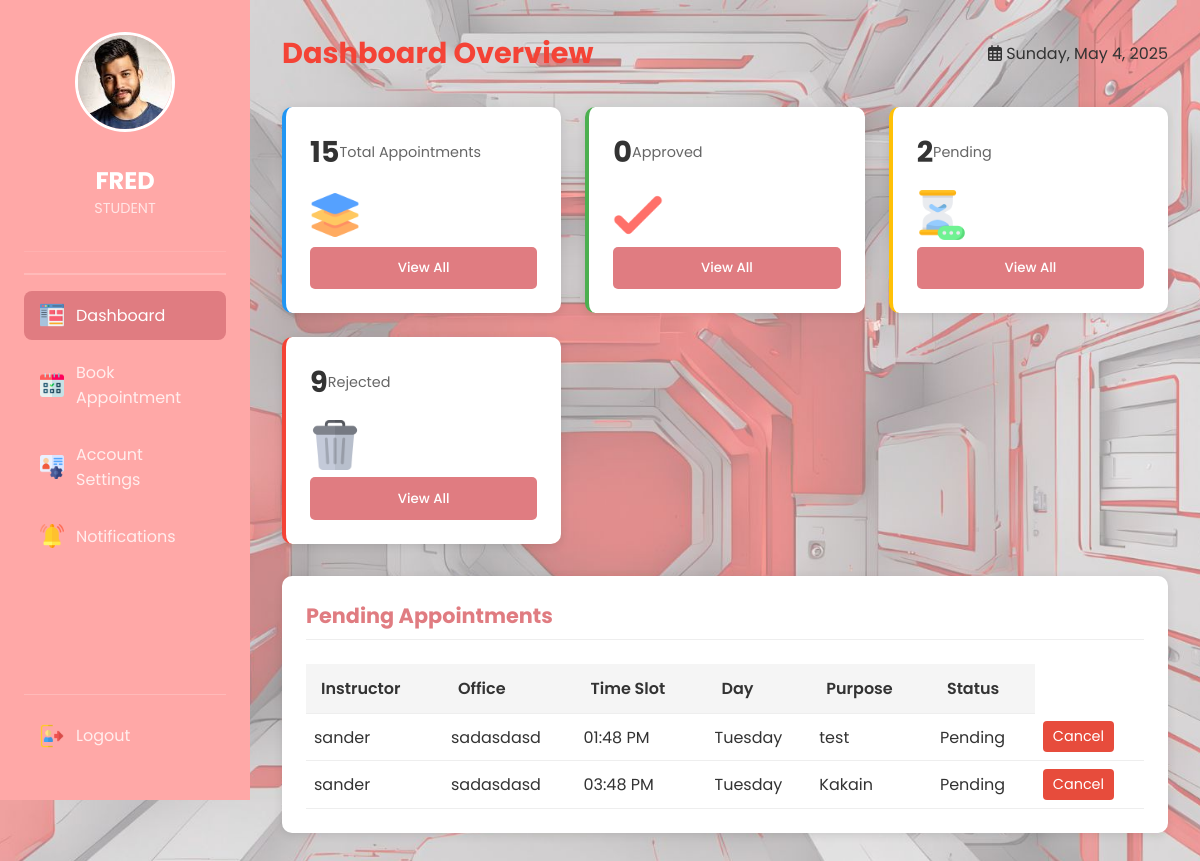
Page /student_dashboard (signed in) on the committed database.
### tables this page shows
CREATE TABLE "users" (
                id INTEGER PRIMARY KEY AUTOINCREMENT,
                name TEXT NOT NULL,
                email TEXT NOT NULL UNIQUE,
                password TEXT NOT NULL,
                role TEXT NOT NULL,
                profile_picture TEXT
            );

CREATE TABLE "appointments" (
                id INTEGER PRIMARY KEY AUTOINCREMENT,
                user_id INTEGER,
                professor_id INTEGER,
                appointment_date TEXT NOT NULL,
                appointment_time TIME NOT NULL,
                purpose TEXT NOT NULL,
                status TEXT DEFAULT 'Pending',
                office TEXT, 
                reason TEXT,
                FOREIGN KEY (user_id) REFERENCES users(id),
                FOREIGN KEY (professor_id) REFERENCES users(id)
            );

### app.py (the view)
@app.route('/student_dashboard')
def student_dashboard():
    if 'user_id' not in session:
        flash('Please log in first.', 'error')
        return redirect(url_for('login'))
    user = get_user_by_id(session['user_id'])
    student_id = session['user_id']
    appointments = get_appointments_for_student(student_id)
    appointments = [dict(row) for row in appointments]
    print("Appointments:", appointments)
    for appointment in appointments:
        appointment_time_24 = appointment['appointment_time']
        try:
            time_obj = datetime.strptime(appointment_time_24, '%H:%M')
            appointment['formatted_time'] = time_obj.strftime('%I:%M %p')
        except ValueError:
            appointment['formatted_time'] = appointment_time_24
    total_count = len(appointments)
    pending_count = len([a for a in appointments if a['status'] == 'Pending'])
    approved_count = len([a for a in appointments if a['status'] == 'Approved'])
    rejected_count = len([a for a in appointments if a['status'] == 'Rejected'])
    return render_template('student_dashboard.html', user=user,
                         appointments=appointments,
                         total_count=total_count,
                         pending_count=pending_count,
                         approved_count=approved_count,
                         rejected_count=rejected_count) if user else redirect(url_for('login'))

### database.py (called while the page is built)
def get_db():
    conn = sqlite3.connect(DATABASE)
    conn.row_factory = sqlite3.Row  # Allows column access by name
    return conn

def get_user_by_id(user_id):
    try:
        conn = get_db()
        cursor = conn.cursor()
        cursor.execute('SELECT id, name, role, email, profile_picture FROM users WHERE id = ?', (user_id,))
        user = cursor.fetchone()
        return dict(user) if user else None
    except Exception as e:
        print("Database Fetch Error:", str(e))
        return None
    finally:
        conn.close()

def get_appointments_for_student(student_id):
    try:
        conn = get_db()
        cursor = conn.cursor()
        query = """
        SELECT a.id, p.name, a.office, a.appointment_date, a.appointment_time, a.purpose, a.status, a.reason -- <--- ADDED a.reason
        FROM appointments a
        JOIN users p ON a.professor_id = p.id
        WHERE a.user_id = ?
        ORDER BY a.appointment_date DESC, a.appointment_time ASC
        """
        cursor.execute(query, (student_id,))
        appointments = cursor.fetchall()
        print(appointments)  # Debugging to see the fetched appointments
        appointments_dict = [dict(zip([column[0] for column in cursor.description], row)) for row in appointments]
        return appointments_dict
    except Exception as e:
        print(f"Error fetching appointments: {e}")
        return []

### templates/student_dashboard.html (shortened to what this page needs)
<!DOCTYPE html>
<html lang="en">
<head>
    <link rel="stylesheet" href="{{ url_for('static', filename='css/studentdash.css') }}">
    <link rel="stylesheet" href="https://cdnjs.cloudflare.com/ajax/libs/font-awesome/6.0.0/css/all.min.css">
</head>
<body>
    <div class="sidebar">
        <div class="user-profile">
            <div class="avatar">
                <img id="sidebar-profile-pic"
               src="{{ url_for('static', filename='uploads/' + user.profile_picture) if user.profile_picture else url_for('static', filename='images/default.png') }}"
               alt="{{ user.name }}'s Profile Picture">
            </div>
            <h1>{{ user.name | upper }}</h1>
            <p>{{ user.role | upper }}</p>
        </div>
        <div class="decorative-line">
        </div>
        <nav class="nav-menu">
            <div class="nav-items-container">
            <a href="/student_dashboard" class="nav-item active">
                <img src="static/images/dashboard1.png" alt="Dashboard" class="button-icon">
                <span>Dashboard</span>
            </a>
            <a href="/sbook_appointment" class="nav-item">
                <img src="static/images/bookanappointment1.png" alt="Book Appointment" class="button-icon">
                <span>Book Appointment</span>
            </a>
            <a href="/saccount_settings" class="nav-item">
                <img src="static/images/accsettings1.png" alt="Settings" class="button-icon">
                <span>Account Settings</span>
            </a>
            <a href="/snotification" class="nav-item">
                <img src="static/images/notification1.png" alt="Notifications" class="button-icon">
                <span>Notifications</span>
            </a>
        </div>
            <div class="logout-container">
            <a href="#logoutPopover" class="nav-item logout-btn">
                <img src="static/images/logout1.png" alt="Logout" class="button-icon">
                <span>Logout</span>
            </a>
        </div>
        </nav>
    </div>
    <div class="main-content">
        <div class="header">
            <h2>Dashboard Overview</h2>
            <div class="date-display">
                <i class="far fa-calendar-alt"></i>
                <span id="current-date"></span>
            </div>
        </div>
        <div class="stats-grid">
            <div class="stat-card total">
                <div class="stat-content">
                    <div class="stat-value">{{ total_count }}</div>
                    <div class="stat-label">Total Appointments</div>
                </div>
                <div class="stat-icon">
                    <img src="static/images/totalappointments1.png" alt="Total">
                </div>
                <button class="more-info" id="totalModalBtn">View All</button>
            </div>
            <div class="stat-card approved">
                <div class="stat-content">
                    <div class="stat-value">{{ approved_count }}</div>
                    <div class="stat-label">Approved</div>
                </div>
                <div class="stat-icon">
                    <img src="static/images/acceptedappointments1.png" alt="Approved">
                </div>
                <button class="more-info" id="acceptedModalBtn">View All</button>
            </div>
            <div class="stat-card pending">
                <div class="stat-content">
                    <div class="stat-value">{{ pending_count }}</div>
                    <div class="stat-label">Pending</div>
                </div>
                <div class="stat-icon">
                    <img src="static/images/pendingappointments1.png" alt="Pending">
                </div>
                <button class="more-info" id="pendingModalBtn">View All</button>
            </div>
            <div class="stat-card rejected">
                <div class="stat-content">
                    <div class="stat-value">{{ rejected_count }}</div>
                    <div class="stat-label">Rejected</div>
                </div>
                <div class="stat-icon">
                    <img src="static/images/declinedappointments1.png" alt="Rejected">
                </div>
                <button class="more-info" id="declinedModalBtn">View All</button>
            </div>
        </div>
        <div class="dashboard-section">
            <div class="section-header">
                <h3 class="section-title">Pending Appointments</h3>
            </div>
            <div class="appointment-table">
                <table>
                    <thead>
                        <tr>
                            <th>Instructor</th>
                            <th>Office</th>
                            <th>Time Slot</th>
                            <th>Day</th>
                            <th>Purpose</th>
                            <th>Status</th>
                        </tr>
                    </thead>
                    <tbody>
                        {% for appointment in appointments if appointment.status == 'Pending' %}
                            <tr>
                                <td>{{ appointment.name }}</td>
                                <td>{{ appointment.office }}</td>
                                <td>{{ appointment.formatted_time }}</td>
                                <td>{{ appointment.appointment_date }}</td>
                                <td>{{ appointment.purpose }}</td>
                                <td class="status-pending">{{ appointment.status }}</td>
                                <td> <button class="cancel-button" data-appointment-id="{{ appointment.id }}" onclick="cancelAppointment(this)">Cancel</button> </td>
                            </tr>
                        {% else %}
                            <tr>
                                <td colspan="6">No pending appointments found</td>
                            </tr>
                        {% endfor %}
                    </tbody>
                </table>
            </div>
        </div>
</body>
</html>

### static/css/studentdash.css (style rules this page uses)
:root { --sidebar-bg: #ffa8a7; --sidebar-accent: #e07c81; --content-bg: #f8f9fa; --card-bg: #ffffff; --text-dark: #333333; --text-light: #ffffff; --success: #4CAF50; --warning: #FFC107; --danger: #f44336; --info: #2196F3; }
* { margin: 0; padding: 0; box-sizing: border-box; font-family: "Poppins", sans-serif; }
body { display: flex; min-height: 100vh; background: url('/static/images/mainbg.jpg') no-repeat center center fixed; background-size: cover; color: var(--text-dark); }
.sidebar { width: 250px; background: var(--sidebar-bg); color: var(--text-light); padding: 2rem 1.5rem; position: fixed; height: 100vh; transition: all 0.3s; z-index: 1000; display: flex; flex-direction: column; }
.user-profile { display: flex; flex-direction: column; align-items: center; padding-bottom: 2rem; margin-bottom: 0.3rem; border-bottom: 1px solid rgba(255,255,255,0.1); }
.sidebar .user-profile .avatar img { display: block; width: 100px; height: 100px; border-radius: 50%; object-fit: cover; margin: 0 auto 10px; border: 3px solid var(--card-bg); }
.sidebar .user-profile .avatar { text-align: center; margin-bottom: 5px; width: auto; height: auto; }
.avatar { font-size: 3.5rem; color: rgba(255,255,255,0.9); }
.user-profile h1 { font-size: 1.5rem; margin-top: 1rem; color: var(--text-light); }
.user-profile p { font-size: 0.9rem; color: rgba(255,255,255,0.7); }
.decorative-line { height: 2px; background: rgba(255,255,255,0.2); margin: 1rem 0; }
.nav-menu { display: flex; flex-direction: column; flex-grow: 1; }
.nav-items-container { flex-grow: 1; }
.nav-item { display: flex; align-items: center; padding: 12px 16px; border-radius: 8px; color: rgba(255,255,255,0.8); text-decoration: none; transition: all 0.3s; margin-bottom: 0.5rem; }
.nav-item:hover, .nav-item.active { background: var(--sidebar-accent); color: var(--text-light); }
.nav-item img.button-icon { width: 24px; margin-right: 12px; }
.logout-container { margin-top: auto; padding-top: 1rem; border-top: 1px solid rgba(255,255,255,0.2); }
.main-content { margin-left: 250px; width: calc(100% - 250px); padding: 2rem; max-width: 1600px; }
.header { display: flex; justify-content: space-between; align-items: center; margin-bottom: 2rem; }
.header h2 { font-size: 1.8rem; color: var(--danger); }
.stats-grid { display: grid; grid-template-columns: repeat(auto-fit, minmax(240px, 1fr)); gap: 1.5rem; margin-bottom: 2rem; }
.stat-card { background: var(--card-bg); border-radius: 10px; padding: 1.5rem; box-shadow: 0 2px 10px rgba(0,0,0,0.1); transition: transform 0.3s; display: flex; flex-direction: column; }
.stat-content { display: flex; align-items: center; margin-bottom: 1rem; }
.stat-icon img { width: 50px; height: 50px; margin-right: 15px; }
.stat-value { font-size: 1.8rem; font-weight: 700; color: var(--text-dark); }
.stat-label { font-size: 0.9rem; color: #666; }
.stat-card.total { border-left: 4px solid var(--info); }
.stat-card.approved { border-left: 4px solid var(--success); }
.stat-card.pending { border-left: 4px solid var(--warning); }
.stat-card.rejected { border-left: 4px solid var(--danger); }
.dashboard-section { background: var(--card-bg); border-radius: 10px; padding: 1.5rem; box-shadow: 0 2px 10px rgba(0,0,0,0.1); margin-bottom: 2rem; }
.section-header { display: flex; justify-content: space-between; align-items: center; margin-bottom: 1.5rem; padding-bottom: 0.5rem; border-bottom: 1px solid #eee; }
.section-title { font-size: 1.3rem; color: var(--sidebar-accent); }
.appointment-table { width: 100%; overflow-x: auto; }
.appointment-table .cancel-button { padding: 5px 10px; background-color: #e74c3c; color: white; border: none; border-radius: 4px; cursor: pointer; font-size: 0.9em; transition: background-color 0.3s ease; }
.appointment-table td { padding: 8px; }
table { width: 100%; border-collapse: collapse; }
th, td { padding: 12px 15px; text-align: left; border-bottom: 1px solid #eee; }
th { background-color: #f5f5f5; font-weight: 600; }
.more-info { background: var(--sidebar-accent); color: white; border: none; padding: 0.7rem 1.5rem; border-radius: 5px; cursor: pointer; transition: all 0.3s; font-weight: 500; display: inline-flex; align-items: center; justify-content: center; text-decoration: none; }

### rows in the picture
users: profile_picture (picture), name "FRED", role "STUDENT"
appointments: name "sander", office "sadasdasd", formatted_time "01:48 PM", appointment_date "Tuesday", purpose "test", status "Pending"
appointments: name "sander", office "sadasdasd", formatted_time "03:48 PM", appointment_date "Tuesday", purpose "Kakain", status "Pending"

### other values in the picture
{{ total_count }} "15"
{{ approved_count }} "0"
{{ pending_count }} "2"
{{ rejected_count }} "9"
